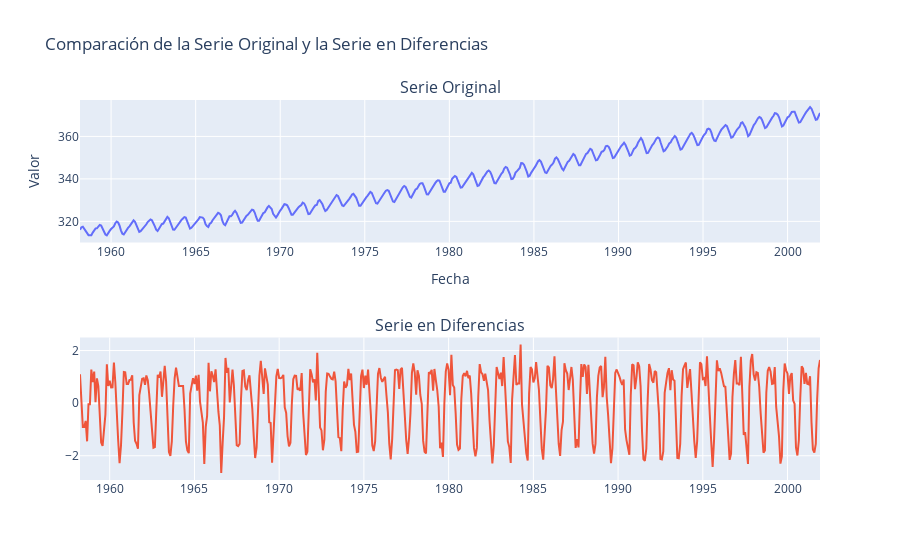

Notebook source saved alongside this figure:
### Code cell
from plotly.subplots import make_subplots

import plotly.graph_objects as go

# Crear subplots con dos gráficos uno encima del otro

fig = make_subplots(rows=2, cols=1, subplot_titles=("Serie Original", "Serie en Diferencias"))

# Agregar la serie original al primer gráfico
fig.add_trace(go.Scatter(x=y.index, y=y, mode='lines', name="Serie Original"), row=1, col=1)

# Agregar la serie en diferencias al segundo gráfico
fig.add_trace(go.Scatter(x=y_diff.index, y=y_diff, mode='lines', name="Serie en Diferencias"), row=2, col=1)

# Configurar el diseño del gráfico
fig.update_layout(
    title_text="Comparación de la Serie Original y la Serie en Diferencias",
    xaxis_title="Fecha",
    yaxis_title="Valor",
    showlegend=False
)

fig.show()

### Figure 1 — Plotly figure (JSON) as saved in the notebook; plotly's stock layout.template omitted (floating-point values rounded to 4 significant figures; data arrays with more than 128 entries replaced by an {"elided": "..."} marker saying what was removed)
{"data": [{"mode": "lines", "name": "Serie Original", "type": "scatter", "x": {"elided": "526 str values"}, "xaxis": "x", "y": {"elided": "526 float values"}, "yaxis": "y"}, {"mode": "lines", "name": "Serie en Diferencias", "type": "scatter", "x": {"elided": "525 str values"}, "xaxis": "x2", "y": {"elided": "525 float values"}, "yaxis": "y2"}], "layout": {"annotations": [{"font": {"size": 16}, "showarrow": false, "text": "Serie Original", "x": 0.5, "xanchor": "center", "xref": "paper", "y": 1, "yanchor": "bottom", "yref": "paper"}, {"font": {"size": 16}, "showarrow": false, "text": "Serie en Diferencias", "x": 0.5, "xanchor": "center", "xref": "paper", "y": 0.375, "yanchor": "bottom", "yref": "paper"}], "showlegend": false, "title": {"text": "Comparación de la Serie Original y la Serie en Diferencias"}, "xaxis": {"anchor": "y", "domain": [0, 1], "title": {"text": "Fecha"}}, "xaxis2": {"anchor": "y2", "domain": [0, 1]}, "yaxis": {"anchor": "x", "domain": [0.625, 1], "title": {"text": "Valor"}}, "yaxis2": {"anchor": "x2", "domain": [0, 0.375]}}}
